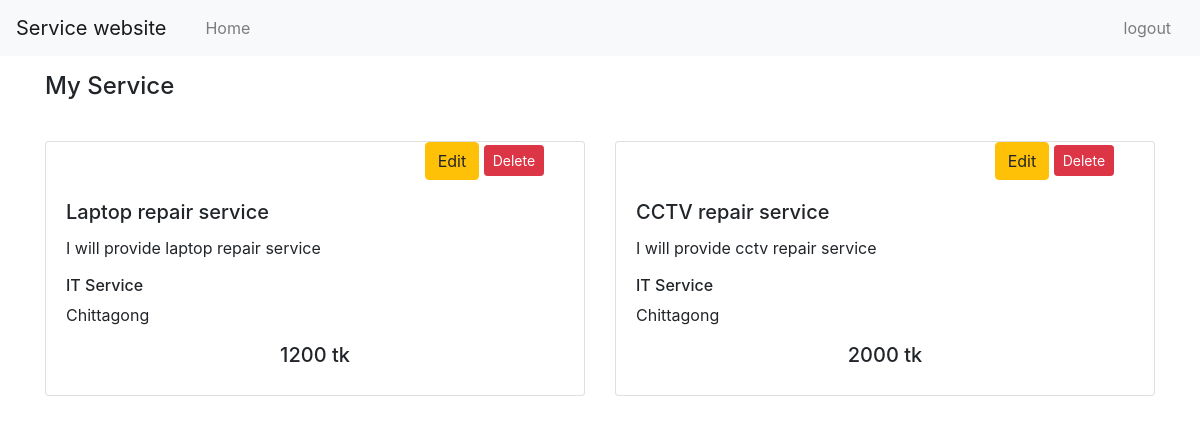
Page /service/serviceshow/ (signed in) on the committed database.
### service/models.py (models this page shows)
class Sheba(models.Model):
    user = models.ForeignKey(User,on_delete=models.CASCADE)
    servicecategory =(
        ('IT Service','IT Service'),
        ('Cleaning Service','Cleaning Service'),
        ('Electric Service','Electric Service'),
        ('others','others'),
    )
    servicelocation=(
        ('Dhaka','Dhaka'),
        ('Chittagong','Chattagram')
    )
    servicetitle = models.CharField(max_length=100)
    servicedetails = models.CharField(max_length=100)
    servicecategory = models.CharField(max_length=100,choices=servicecategory,default='service1')
    serviceprice = models.IntegerField(max_length=100)
    servicelocation = models.CharField(max_length=10,choices=servicelocation,default='Dhaka')
    featureservice = models.BooleanField(default=False)

### service/views.py (the view)
# urls.py: path('serviceshow/', views.serviceshow,name='serviceshow'),
def serviceshow(request):
    service = Sheba.objects.filter(user__id=request.user.id)
    return render(request,'service/myservice.html',{"service":service})

### templates/service/myservice.html (shortened to what this page needs)
<!doctype html>
<html lang="en">
  <head>
    <link rel="stylesheet" href="https://cdn.jsdelivr.net/npm/bootstrap@4.0.0/dist/css/bootstrap.min.css">
  </head>
  <body>
    {% if user.is_authenticated and user.is_seller %}
    <nav class="navbar navbar-expand-lg navbar-light bg-light">
        <a class="navbar-brand" href="#">Service website</a>
        <div class="collapse navbar-collapse" id="navbarNav">
            <div class="col-md-11">
                <ul class="navbar-nav">
                    <li class="nav-item">
                        <a class="nav-link" href="/account/sellerdashboard/">Home</a>
                      </li>
                  </ul>
            </div>
            <div class="col-md-1">
                <ul class="navbar-nav">
                    <li class="nav-item">
                      <a class="nav-link" href="{% url 'logout' %}">logout</a>
                    </li>
                  </ul>
            </div>
        </div>
      </nav>
    <div class="container">
        <h4 class="pt-3">My Service</h4>
          <div class="row pt-3">
            {% for post in service %}
              <div class="col-sm-6 pt-3">
                    <div class="card">
                      <div class="row">
                        <div class="col-8">
                       </div>
                       <div class="col-4">
                        <a class="btn btn-warning" href="{% url 'serviceupdate' post.id %}" role="button">Edit</a>
                        <form action="{% url 'servicedelete' post.id %}" method="post" class="d-inline"> {% csrf_token %}
                          <input type="submit" class="btn btn-danger btn-sm" value="Delete">
                         </form>
                     </div>
                       </div>
                          <div class="card-body">
                            <h5 class="card-title">{{ post.servicetitle }}</h5>
                            <p class="card-text">{{post.servicedetails}}</p>
                            <h6>{{post.servicecategory}}</h6>
                            <h7>{{post.servicelocation}}</h7>
                            <h5 class="text-center pt-3">{{post.serviceprice}} tk</h5>
                          </div>
                    </div>
              </div>
            {% endfor %}
        </div>
        {% else %}
        <script>
        window.location.href = "http://127.0.0.1:8000/account/login/";
        </script>
        {% endif %}
  </body>
</html>

### rows in the picture
Sheba: servicetitle "Laptop repair service", servicedetails "I will provide laptop repair service", servicecategory "IT Service", servicelocation "Chittagong", serviceprice "1200"
Sheba: servicetitle "CCTV repair service", servicedetails "I will provide cctv repair service", servicecategory "IT Service", servicelocation "Chittagong", serviceprice "2000"
